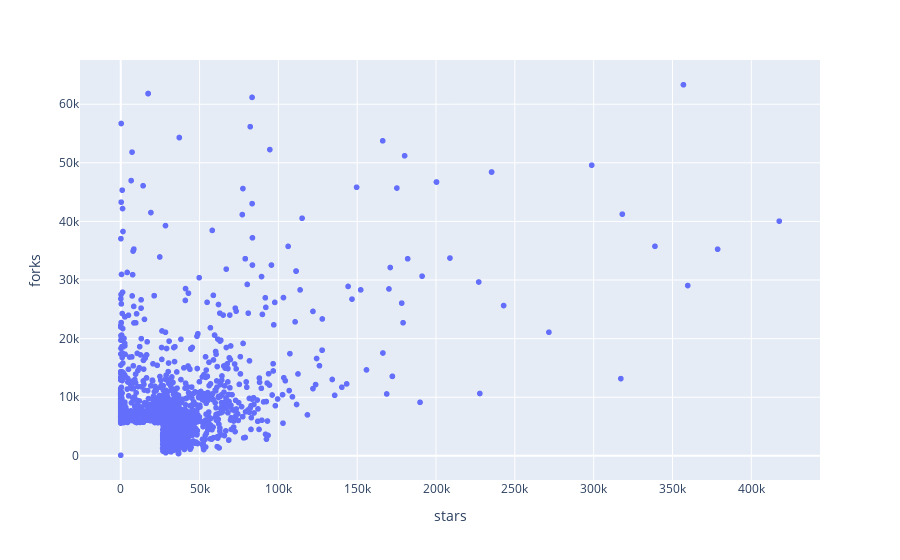

This figure's notebook cell:
### Markdown cell above
### Stars vs. Forks: The Two Faces of Success
Not all popularity is equal. Our graphs reveal fascinating divides:

### Code cell
px.scatter(data,
           x='stars',
           y='forks',
          #  color='Main Programming Language'
           ).update_layout(showlegend=False)

### Figure 1 — Plotly figure (JSON) as saved in the notebook; plotly's stock layout.template omitted (floating-point values rounded to 4 significant figures; data arrays with more than 128 entries replaced by an {"elided": "..."} marker saying what was removed)
{"data": [{"hovertemplate": "stars=%{x}<br>forks=%{y}<extra></extra>", "legendgroup": "", "marker": {"color": "#636efa", "symbol": "circle"}, "mode": "markers", "name": "", "showlegend": false, "type": "scattergl", "x": {"elided": "1505 int values"}, "xaxis": "x", "y": {"elided": "1505 int values"}, "yaxis": "y"}], "layout": {"legend": {"tracegroupgap": 0}, "margin": {"t": 60}, "showlegend": false, "xaxis": {"anchor": "y", "domain": [0, 1], "title": {"text": "stars"}}, "yaxis": {"anchor": "x", "domain": [0, 1], "title": {"text": "forks"}}}}
